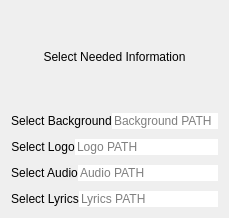
         <widget class="QWidget" name="section2" native="true">
          <property name="minimumSize">
           <size>
            <width>0</width>
            <height>218</height>
           </size>
          </property>
          <property name="maximumSize">
           <size>
            <width>16777215</width>
            <height>218</height>
           </size>
          </property>
          <layout class="QGridLayout" name="gridLayout_2">
           <item row="0" column="0">
            <layout class="QVBoxLayout" name="verticalLayout_3">
             <property name="spacing">
              <number>10</number>
             </property>
             <item>
              <widget class="QLabel" name="Title2">
               <property name="frameShape">
                <enum>QFrame::NoFrame</enum>
               </property>
               <property name="frameShadow">
                <enum>QFrame::Plain</enum>
               </property>
               <property name="text">
                <string>Select Needed Information</string>
               </property>
               <property name="scaledContents">
                <bool>false</bool>
               </property>
               <property name="alignment">
                <set>Qt::AlignCenter</set>
               </property>
               <property name="wordWrap">
                <bool>false</bool>
               </property>
               <property name="openExternalLinks">
                <bool>false</bool>
               </property>
              </widget>
             </item>
             <item>
              <layout class="QHBoxLayout" name="horizontalLayout_2">
               <property name="spacing">
                <number>0</number>
               </property>
               <item>
                <widget class="QPushButton" name="SelectBackgroundButton">
                 <property name="styleSheet">
                  <string notr="true">border-top-right-radius: 0px;
border-bottom-right-radius: 0px;</string>
                 </property>
                 <property name="text">
                  <string>Select Background</string>
                 </property>
                </widget>
               </item>
               <item>
                <widget class="QLineEdit" name="BackgroundPATH">
                 <property name="styleSheet">
                  <string notr="true">border-top-left-radius: 0px;
border-bottom-left-radius: 0px;</string>
                 </property>
                 <property name="alignment">
                  <set>Qt::AlignLeading|Qt::AlignLeft|Qt::AlignVCenter</set>
                 </property>
                 <property name="placeholderText">
                  <string>Background PATH</string>
                 </property>
                </widget>
               </item>
              </layout>
             </item>
             <item>
              <layout class="QHBoxLayout" name="horizontalLayout_3">
               <property name="spacing">
                <number>0</number>
               </property>
               <item>
                <widget class="QPushButton" name="SelectBackgroundButton_2">
                 <property name="styleSheet">
                  <string notr="true">border-top-right-radius: 0px;
border-bottom-right-radius: 0px;</string>
                 </property>
                 <property name="text">
                  <string>Select Logo</string>
                 </property>
                </widget>
               </item>
               <item>
                <widget class="QLineEdit" name="LogoPATH">
                 <property name="styleSheet">
                  <string notr="true">border-top-left-radius: 0px;
border-bottom-left-radius: 0px;</string>
                 </property>
                 <property name="alignment">
                  <set>Qt::AlignLeading|Qt::AlignLeft|Qt::AlignVCenter</set>
                 </property>
                 <property name="placeholderText">
                  <string>Logo PATH</string>
                 </property>
                </widget>
               </item>
              </layout>
             </item>
             <item>
              <layout class="QHBoxLayout" name="horizontalLayout_4">
               <property name="spacing">
                <number>0</number>
               </property>
               <item>
                <widget class="QPushButton" name="SelectBackgroundButton_3">
                 <property name="styleSheet">
                  <string notr="true">border-top-right-radius: 0px;
border-bottom-right-radius: 0px;</string>
                 </property>
                 <property name="text">
                  <string>Select Audio</string>
                 </property>
                </widget>
               </item>
               <item>
                <widget class="QLineEdit" name="AudioPATH">
                 <property name="styleSheet">
                  <string notr="true">border-top-left-radius: 0px;
border-bottom-left-radius: 0px;</string>
                 </property>
                 <property name="alignment">
                  <set>Qt::AlignLeading|Qt::AlignLeft|Qt::AlignVCenter</set>
                 </property>
                 <property name="placeholderText">
                  <string>Audio PATH</string>
                 </property>
                </widget>
               </item>
              </layout>
             </item>
             <item>
              <layout class="QHBoxLayout" name="horizontalLayout_5">
               <property name="spacing">
                <number>0</number>
               </property>
               <item>
                <widget class="QPushButton" name="SelectBackgroundButton_4">
                 <property name="styleSheet">
                  <string notr="true">border-top-right-radius: 0px;
border-bottom-right-radius: 0px;</string>
                 </property>
                 <property name="text">
                  <string>Select Lyrics</string>
                 </property>
                </widget>
               </item>
               <item>
                <widget class="QLineEdit" name="LyricsPATH">
                 <property name="styleSheet">
                  <string notr="true">border-top-left-radius: 0px;
border-bottom-left-radius: 0px;</string>
                 </property>
                 <property name="alignment">
                  <set>Qt::AlignLeading|Qt::AlignLeft|Qt::AlignVCenter</set>
                 </property>
                 <property name="placeholderText">
                  <string>Lyrics PATH</string>
                 </property>
                </widget>
               </item>
              </layout>
             </item>
            </layout>
           </item>
          </layout>
         </widget>
